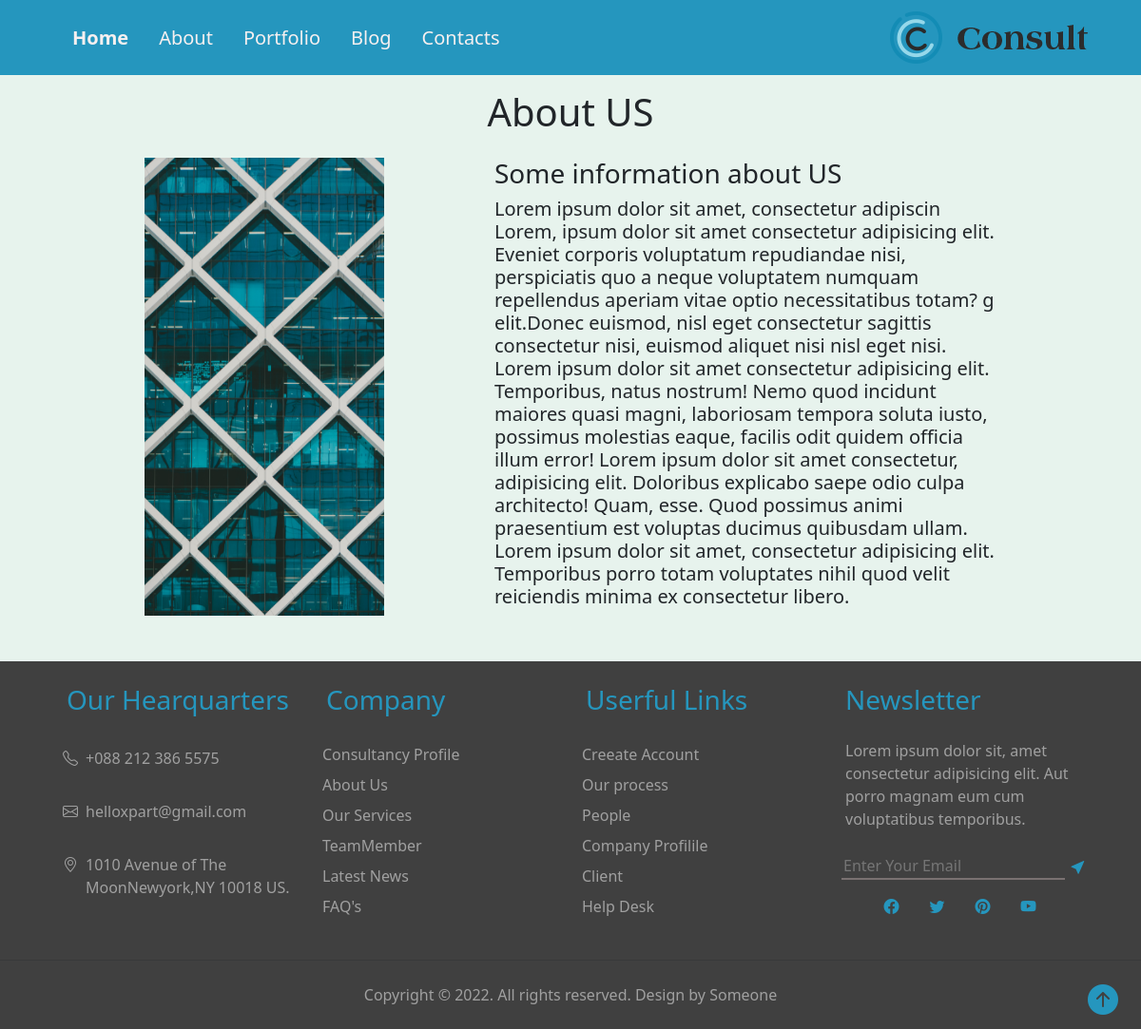
Page /about.php on the committed database.
### tables this page shows
CREATE TABLE `posts` (
  `id` int(11) NOT NULL,
  `tittle` text NOT NULL,
  `subtitle` text NOT NULL,
  `details` text NOT NULL DEFAULT '',
  `image` varchar(500) NOT NULL,
  `link` varchar(500) NOT NULL,
  `type` varchar(500) NOT NULL,
  `datetime` datetime NOT NULL DEFAULT current_timestamp()
);

### about.php (the view)
<?php
include 'include/header.php';
?>
<?php
include 'include/conn.php';
$sql_about = "SELECT `subtitle`,`details`,`image` FROM posts WHERE type = 'about'";
$result_about = $conn->query($sql_about);
$row_about = $result_about->fetch_assoc();
?>
<div class="space-top container-fluid bg-success bg-opacity-10 h-100">
    <h1 class="text-center py-3">About US</h1>
    <div class="d-flex justify-content-evenly row px-5 pb-5">
        <img class="img-fluid w-25 d-none d-lg-inline col-md-6" src="images/<?php echo $row_about["image"]; ?>" alt="image">
        <div class="col-12 col-lg-6">
            <h3 class="h3"><?php echo $row_about["subtitle"]; ?></h3>
            <p class="h5">
            <?php echo $row_about["details"]; ?>
            </p>
        </div>
    </div>
</div>
<?php
include 'include/footer.php';
?>

### include/header.php (shortened to what this page needs)
<?php
include 'conn.php';
$sql = "SELECT `tittle`,`link` FROM `posts` WHERE `type` = 'nav'";
$result = $conn->query($sql);
?>
<!doctype html>
<html lang="en">
<head>
    <link href="css/bootstrap.min.css" rel="stylesheet">
    <link rel="stylesheet" href="css/style.css">
    <link rel="stylesheet" href="https://cdn.jsdelivr.net/npm/bootstrap-icons@1.8.3/font/bootstrap-icons.css">
</head>
<body>
    <div id="top-place" class="d-flex bg-info justify-content-between px-5 py-1 fixed-top">
        <nav class="navbar navbar-expand-lg ps-2 navbar-light">
            <div class="container-fluid">
                <div class="collapse navbar-collapse" id="navbarSupportedContent">
                <ul class="navbar-nav me-auto mb-2 mb-lg-0 fs-5 fw-normal">
                    <?php
                        while($row = $result->fetch_assoc()) { ?>
                    <li class="nav-item pe-3">
                    <a class="nav-link <?php if($row["tittle"] === "Home"){ echo "fw-bold";} ?>" aria-current="page" href="<?php echo $row["link"];?>">
                        <?php echo $row["tittle"];?>
                    </a>
                    </li>
                    <?php } ?>
                </ul>
                </div>
            </div>
        </nav>
        <div class="p-2">
            <a href="index.php"><img src="images/logo.png" alt="website logo"></a>
        </div>
    </div>

### css/style.css (style rules this page uses)
* { box-sizing: border-box; }
.space-top { margin-top: 4.9rem!important; }
.navbar-light .navbar-nav .nav-link { color: rgb(247, 240, 240)!important; }
.bg-info { background-color: #2596be!important; }

### rows in the picture
posts: tittle "Home"
posts: tittle "About"
posts: tittle "Portfolio"
posts: tittle "Blog"
posts: tittle "Contacts"
posts: image (picture), subtitle "Some information about US", details "Lorem ipsum dolor sit amet, consectetur adipiscin Lorem, ipsum dolor sit amet consectetur adipisicing elit. Eveniet corporis voluptatum repudiandae nisi, perspiciatis quo a neque voluptatem numquam repellendus aperiam vitae optio necessitatibus totam? g elit.Donec euismod, nisl eget consectetur sagittis consectetur nisi, euismod aliquet nisi nisl eget nisi. Lorem ipsum dolor sit amet consectetur adipisicing elit. Temporibus, natus nostrum! Nemo quod incidunt maiores quasi magni, laboriosam tempora soluta iusto, possimus molestias eaque, facilis odit quidem officia illum error! Lorem ipsum dolor sit amet consectetur, adipisicing elit. Doloribus explicabo saepe odio culpa architecto! Quam,…"
